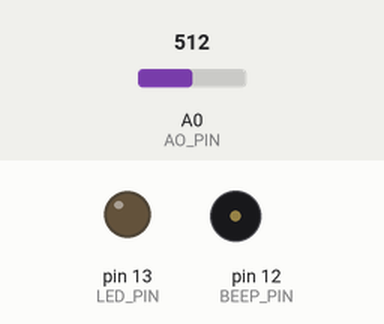
Recording of a sketch running on a simulated Arduino Uno, built with avr-gcc and run on an emulated ATmega328P. On the bench: output pins drawn as LEDs (lit = HIGH), buzzer (waves = sounding, pin HIGH). Inputs (shaded band) come from the test bench; at power-on: A0 (AO_PIN) = 512. What the sketch prints to the serial monitor is not drawn.

Above: at 1.3 s.
1.4 s: A0 (AO_PIN) set to 469
2.9 s: A0 (AO_PIN) set to 445
At 4.4 s:
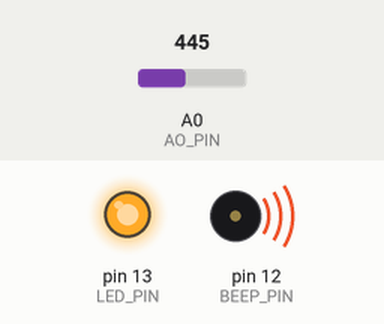
Timing chart, 0 to 5.9 s (numbered marks = the images above; inputs shaded):
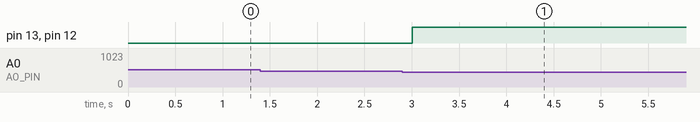

Measured:
- the behaviour switches between 456 and 455 on A0 (AO_PIN) (found by bisection; images 0 and 1)
- after the input at 1.4 s, every drawn part: stays the same
- after the input at 2.9 s, pin 13 (LED_PIN), pin 12 (BEEP_PIN): LOW → HIGH after 0.11 s

The sketch:

text08-3.ino
```cpp
// 引脚常量定义
const int AO_PIN = A0;
const int LED_PIN = 13;
const int BEEP_PIN = 12;

// NTC固定参数
const float R0 = 10000.0;
const float B = 3950.0;
const float T0 = 298.15;

// 计时标记变量
unsigned long beepStartTime = 0;
bool isBeeping = false;

// 接收ADC数值计算温度
float getTemp(int adc)
{
  float Vao = adc * 5.0 / 1023.0;
  float Rntc = R0 * Vao / (5.0 - Vao);
  float ratio = Rntc / R0;
  float tempK = 1.0 / ((log(ratio) / B) + (1.0 / T0));
  float tempC = tempK - 273.15;
  return tempC;
}

void setup()
{
  Serial.begin(9600);
  pinMode(LED_PIN, OUTPUT);
  pinMode(BEEP_PIN, OUTPUT);
  // 初始状态灯、蜂鸣器关闭
  digitalWrite(LED_PIN, LOW);
  digitalWrite(BEEP_PIN, LOW);
}

void loop()
{
  // 只读取一次温度ADC
  int adcVal = analogRead(AO_PIN);
  float temp = getTemp(adcVal);

  Serial.print("ADC：");
  Serial.print(adcVal);
  Serial.print(" 温度：");
  Serial.print(temp,1);
  Serial.println(" ℃");

  unsigned long now = millis(); // 获取开机总毫秒时间

  if (!isBeeping) // 当前不在蜂鸣倒计时状态
  {
    if (temp > 30.0) // 温度大于30℃触发
    {
      digitalWrite(LED_PIN, HIGH);  // 13脚灯亮起
      digitalWrite(BEEP_PIN, HIGH); // 蜂鸣器开启
      beepStartTime = now;           // 记录触发时间
      isBeeping = true;              // 标记进入鸣叫状态
    }
  }
  else // 正在鸣叫中，判断是否满10秒
  {
    if (now - beepStartTime >= 10000) // 10000毫秒=10秒
    {
      digitalWrite(LED_PIN, LOW);
      digitalWrite(BEEP_PIN, LOW);
      isBeeping = false; // 结束鸣叫，恢复等待下次超温
    }
  }

  delay(500);
}
```
